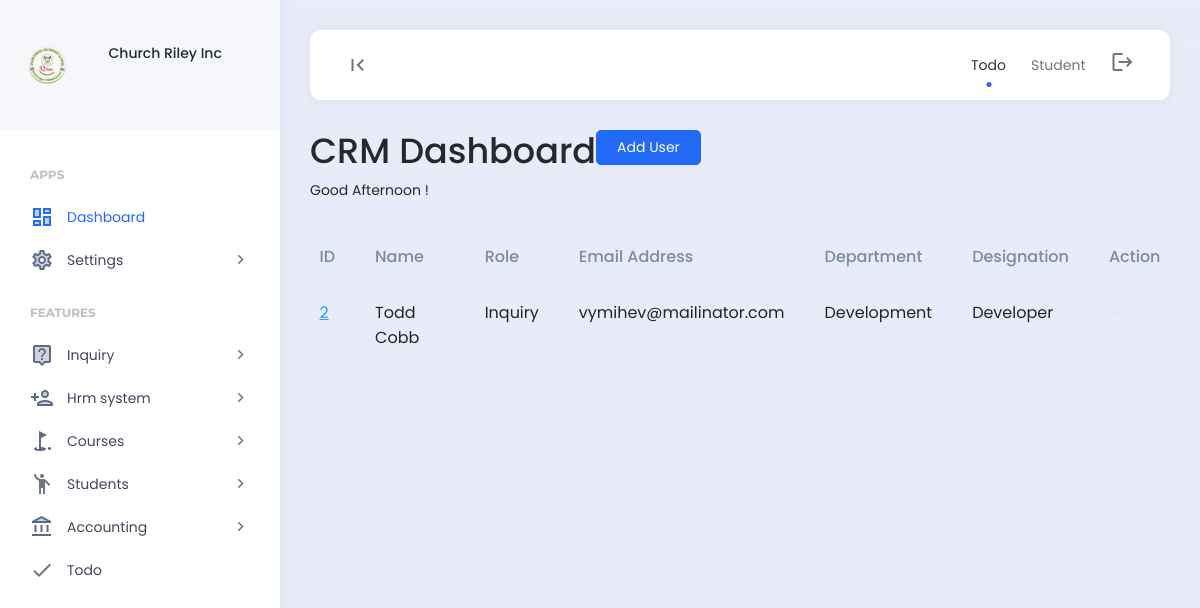
Page /company_user/ (signed in) on the earlier database version.
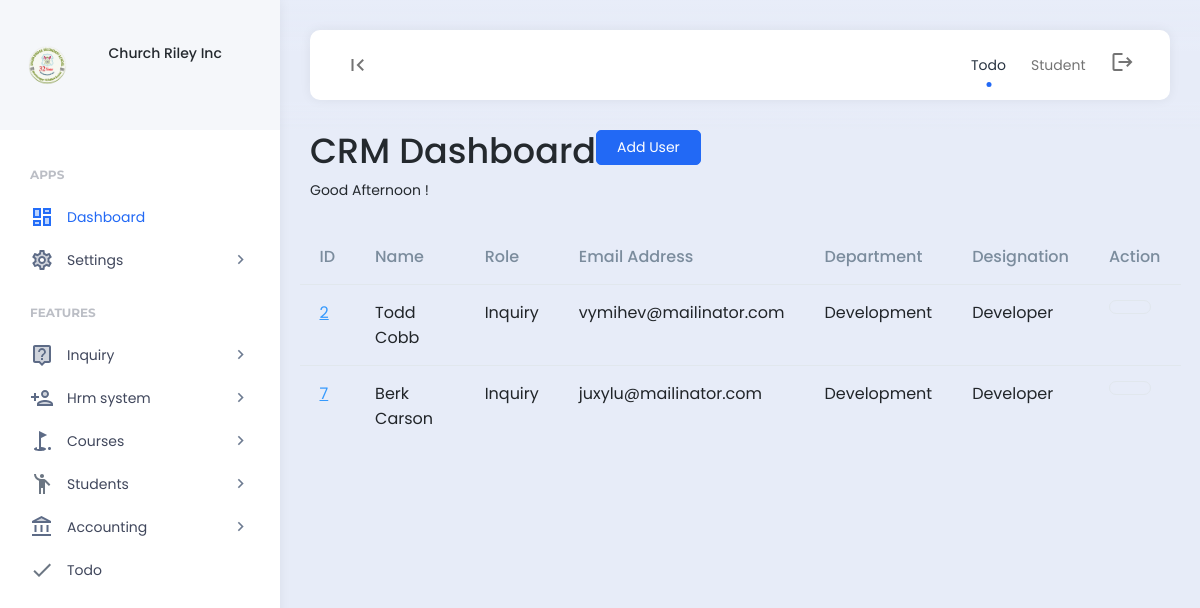
Same page on the later database version.
### hrm/models.py (models this page shows, shortened)
class Employee(models.Model):
    department = models.ForeignKey(Department, on_delete=models.SET_NULL,null=True)
    designation = models.ForeignKey(Designation, on_delete=models.SET_NULL,null=True)
    user = models.OneToOneField(User, on_delete=models.CASCADE)
    permission = models.ForeignKey(Permission,on_delete=models.SET_NULL,null=True, blank=True)
    code = models.CharField(max_length=100,null=True, blank=True)
    email = models.CharField(max_length=200,null=True, blank=True)
    contact = models.CharField(max_length=200,null=True, blank=True)
    address = models.CharField(max_length=200,null=True, blank=True)
    emp_salary = models.CharField(max_length=200,null=True, blank=True)
    emp_password = models.CharField(max_length=200,null=True, blank=True)
    date_joined = models.DateTimeField(null=True, blank=True)
    date_modified = models.DateTimeField(auto_now=True)
    created = models.DateTimeField(auto_now_add=True)
    class Meta:
        verbose_name_plural = "01. Employees"

class Department(models.Model):
    department = models.CharField(max_length=255)
    def __str__(self):
        return self.department
    class Meta:
        verbose_name_plural = "05. Department"

class Designation(models.Model):
    department = models.ForeignKey(Department, on_delete=models.CASCADE)
    designation = models.CharField(max_length=255)
    def __str__(self):
        return self.designation
    class Meta:
        verbose_name_plural = "05. Designation"

### account/models.py (models this page shows, shortened)
class Permission(models.Model):
    role = models.OneToOneField(Role, on_delete=models.CASCADE)
    create_finance = models.BooleanField(default=0)
    read_finance = models.BooleanField(default=0)
    update_finance = models.BooleanField(default=0)
    delete_finance = models.BooleanField(default=0)
    manage_finance = models.BooleanField(default=0)
    manage_company = models.BooleanField(default=0)
    create_account = models.BooleanField(default=0)
    read_account = models.BooleanField(default=0)
    update_account = models.BooleanField(default=0)
    delete_account = models.BooleanField(default=0)
    manage_account = models.BooleanField(default=0)
    create_leads = models.BooleanField(default=0)
    read_leads = models.BooleanField(default=0)
    update_leads = models.BooleanField(default=0)
    delete_leads = models.BooleanField(default=0)
    manage_leads = models.BooleanField(default=0)
    manage_leads = models.BooleanField(default=0)
    create_hrm = models.BooleanField(default=0)
    read_hrm = models.BooleanField(default=0)
    update_hrm = models.BooleanField(default=0)
    delete_hrm = models.BooleanField(default=0)
    manage_hrm = models.BooleanField(default=0)
    create_course = models.BooleanField(default=0)
    read_course = models.BooleanField(default=0)
    update_course = models.BooleanField(default=0)
    delete_course = models.BooleanField(default=0)
    manage_course = models.BooleanField(default=0)
    create_student = models.BooleanField(default=0)
    read_student = models.BooleanField(default=0)
    update_student = models.BooleanField(default=0)
    delete_student = models.BooleanField(default=0)
    manage_student = models.BooleanField(default=0)
    create_inquiry = models.BooleanField(default=0)
    read_inquiry = models.BooleanField(default=0)
    update_inquiry = models.BooleanField(default=0)
    delete_inquiry = models.BooleanField(default=0)
    manage_inquiry = models.BooleanField(default=0)
    def __str__(self):
        return self.role.role
    class Meta:
        verbose_name_plural = "02. Permissions"

class Role(models.Model):
    role = models.CharField(max_length=255)
    class Meta:
        verbose_name_plural = "01. Role"

### account/views.py (the view)
# urls.py: path("company_user/", views.company_user, name="company_user"),
def company_user(request):
    if 'read_account' in custom_data_views(request):
        company_users = Employee.objects.all()
        roles = Role.objects.all()
        context = {
            'company_users':company_users,
            'roles':roles,
        }
        return render (request,'account/company_user.html',context)
    else:
        messages.info(request, "Unauthorized access.")
        return redirect('home')

### templates/account/company_user.html (shortened to what this page needs)
{% load static %}{% include 'header.html' %}
<div class="app-content">
    <div class="content-wrapper">
		<div class="hk-pg-header">
			<div class="d-flex">
				<div class="d-flex flex-wrap justify-content-between flex-1">
					<div class="mb-md-0 mb-2 me-8">
						<div class="d-flex align-items-center">
							<h1 class="pg-title">CRM Dashboard</h1>
						</div>
						<p id="greeting"></p>
					</div>
					{% if 'create_account' in permissions %}
					<div class="pg-header-action-wrap">
						<a href="{% url 'add_employee' %}"><button class="btn btn-primary" >Add User</button></a>
					</div>
					{% endif %}
				</div>
			</div>
		</div>
		<div class="invoice-body mt-3">
			<div class="row">
				<table id="datable_1" class="table nowrap w-100 mb-5">
					<thead>
						<tr>
							<th>ID</th>
							<th>Name</th>
							<th>Role</th>
							<th>Email Address</th>
							<th>Department</th>
							<th>Designation</th>
							<th>Action</th>
						</tr>
					</thead>
					<tbody>
						{% for company_users in company_users %}
						<tr>
							<td><a href="#" class="table-link-text link-high-em">{{company_users.id}}</a></td>
							<td>{{company_users.user.first_name}} {{company_users.user.last_name}}</td>
							<td>{{company_users.permission}}</td>
							<td>{{company_users.email}}</td>
							<td>{{company_users.department}}</td>
							<td>{{company_users.designation}}</td>
							<td>
                                <div class="d-flex align-items-center">
                                    <div class="d-flex">
                                        {% if 'update_hrm' in permissions %}
										<a class="btn btn-icon btn-flush-dark btn-rounded flush-soft-hover" data-bs-toggle="tooltip" data-bs-placement="top" title="" data-bs-original-title="Edit" href="{% url 'edit_employee' id=company_users.id %}"><span class="icon"><span class="feather-icon"></span></span></a>
                                        {% endif %}
                                    </div>
                                </div>
                            </td>
						</tr>
						{% endfor %}
					</tbody>
				</table>
			</div>
		</div>
	</div>
</div>
{% include 'footer.html' %}

Differences in the rows shown:
added Employee: id "7", user.first_name "Berk", user.last_name "Carson", permission "Inquiry", email "juxylu@mailinator.com", department "Development", designation "Developer"
